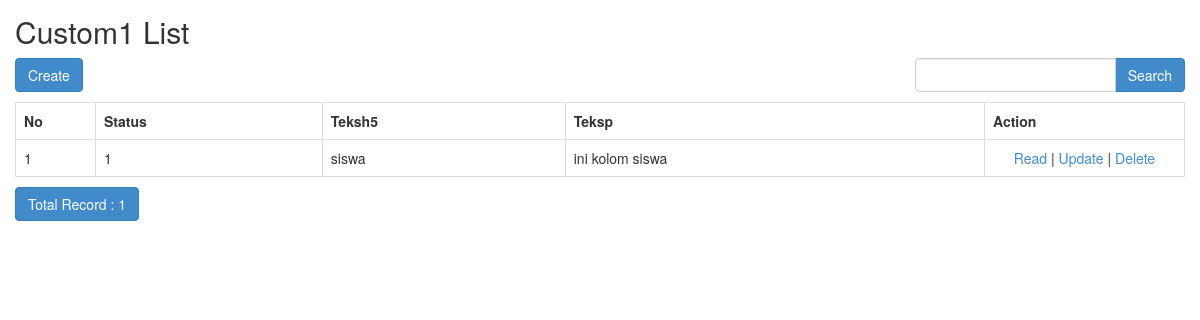
Screenshot of /sekolah/index.php/custom1 with the database file from the repository.
### tables this page shows
CREATE TABLE `custom1` (
  `id` int(11) NOT NULL,
  `status` int(1) NOT NULL,
  `teksh5` varchar(250) NOT NULL,
  `teksp` varchar(250) NOT NULL
);

### sekolah/application/controllers/Custom1.php (called while the page is built, shortened)
<?php
class Custom1 extends CI_Controller
{
    function __construct()
    {
        $this->load->model('Custom1_model');
        $this->load->library('form_validation');
    }
    public function index()
    {
        $q = urldecode($this->input->get('q', TRUE));
        $start = intval($this->input->get('start'));
        if ($q <> '') {
            $config['base_url'] = base_url() . 'custom1/index.html?q=' . urlencode($q);
            $config['first_url'] = base_url() . 'custom1/index.html?q=' . urlencode($q);
        } else {
            $config['base_url'] = base_url() . 'custom1/index.html';
            $config['first_url'] = base_url() . 'custom1/index.html';
        }
        $config['per_page'] = 10;
        $config['page_query_string'] = TRUE;
        $config['total_rows'] = $this->Custom1_model->total_rows($q);
        $custom1 = $this->Custom1_model->get_limit_data($config['per_page'], $start, $q);
        $this->load->library('pagination');
        $this->pagination->initialize($config);
        $data = array(
            'custom1_data' => $custom1,
            'q' => $q,
            'pagination' => $this->pagination->create_links(),
            'total_rows' => $config['total_rows'],
            'start' => $start,
        );
        $this->load->view('custom1/custom1_list', $data);
    }
}

### sekolah/index.php (called while the page is built, shortened)
<?php
require_once BASEPATH.'core/CodeIgniter.php';

### sekolah/application/config/config.php (called while the page is built, shortened)
<?php
$config['base_url'] = 'http://localhost/sekolah/';
$config['index_page'] = '';
$config['uri_protocol']	= 'REQUEST_URI';
$config['url_suffix'] = '.html';
$config['language']	= 'english';
$config['charset'] = 'UTF-8';
$config['enable_hooks'] = FALSE;
$config['subclass_prefix'] = 'MY_';
$config['composer_autoload'] = FALSE;
$config['permitted_uri_chars'] = 'a-z 0-9~%.:_\-';
$config['enable_query_strings'] = FALSE;
$config['controller_trigger'] = 'c';
$config['function_trigger'] = 'm';
$config['directory_trigger'] = 'd';
$config['allow_get_array'] = TRUE;
$config['log_threshold'] = 0;
$config['log_path'] = '';
$config['log_file_extension'] = '';
$config['log_file_permissions'] = 0644;
$config['log_date_format'] = 'Y-m-d H:i:s';
$config['error_views_path'] = '';
$config['cache_path'] = '';
$config['cache_query_string'] = FALSE;
$config['encryption_key'] = 'randomstring';
$config['sess_driver'] = 'files';
$config['sess_cookie_name'] = 'ci_session';
$config['sess_expiration'] = 7200;
$config['sess_save_path'] = NULL;
$config['sess_match_ip'] = FALSE;
$config['sess_time_to_update'] = 300;
$config['sess_regenerate_destroy'] = FALSE;
$config['cookie_prefix']	= '';
$config['cookie_domain']	= '';
$config['cookie_path']		= '/';
$config['cookie_secure']	= FALSE;
$config['cookie_httponly'] 	= FALSE;
$config['standardize_newlines'] = FALSE;
$config['global_xss_filtering'] = FALSE;
$config['csrf_protection'] = FALSE;
$config['csrf_token_name'] = 'csrf_test_name';
$config['csrf_cookie_name'] = 'csrf_cookie_name';
$config['csrf_expire'] = 7200;
$config['csrf_regenerate'] = TRUE;
$config['csrf_exclude_uris'] = array();
$config['compress_output'] = FALSE;
$config['time_reference'] = 'local';
$config['rewrite_short_tags'] = FALSE;
$config['proxy_ips'] = '';

### sekolah/application/models/Custom1_model.php (called while the page is built, shortened)
<?php
class Custom1_model extends CI_Model
{
    public $table = 'custom1';
    public $id = 'id';
    public $order = 'DESC';
    function total_rows($q = NULL) {
        $this->db->like('id', $q);
	$this->db->or_like('status', $q);
	$this->db->or_like('teksh5', $q);
	$this->db->or_like('teksp', $q);
	$this->db->from($this->table);
        return $this->db->count_all_results();
    }
    function get_limit_data($limit, $start = 0, $q = NULL) {
        $this->db->order_by($this->id, $this->order);
        $this->db->like('id', $q);
	$this->db->or_like('status', $q);
	$this->db->or_like('teksh5', $q);
	$this->db->or_like('teksp', $q);
	$this->db->limit($limit, $start);
        return $this->db->get($this->table)->result();
    }
}

### sekolah/application/views/custom1/custom1_list.php (the view, shortened to what this page needs)
<!doctype html>
<html>
    <head>
        <link rel="stylesheet" href="<?php echo base_url('assets/bootstrap/css/bootstrap.min.css') ?>"/>
    </head>
    <body>
        <h2 style="margin-top:0px">Custom1 List</h2>
        <div class="row" style="margin-bottom: 10px">
            <div class="col-md-4">
                <?php echo anchor(site_url('custom1/create'),'Create', 'class="btn btn-primary"'); ?>
            </div>
            <div class="col-md-4 text-center">
            </div>
            <div class="col-md-1 text-right">
            </div>
            <div class="col-md-3 text-right">
                <form action="<?php echo site_url('custom1/index'); ?>" class="form-inline" method="get">
                    <div class="input-group">
                        <input type="text" class="form-control" name="q" value="<?php echo $q; ?>">
                        <span class="input-group-btn">
                          <button class="btn btn-primary" type="submit">Search</button>
                        </span>
                    </div>
                </form>
            </div>
        </div>
        <table class="table table-bordered" style="margin-bottom: 10px">
            <tr>
                <th>No</th>
		<th>Status</th>
		<th>Teksh5</th>
		<th>Teksp</th>
		<th>Action</th>
            </tr><?php
            foreach ($custom1_data as $custom1)
            {
                ?>
                <tr>
			<td width="80px"><?php echo ++$start ?></td>
			<td><?php echo $custom1->status ?></td>
			<td><?php echo $custom1->teksh5 ?></td>
			<td><?php echo $custom1->teksp ?></td>
			<td style="text-align:center" width="200px">
				<?php
				echo anchor(site_url('custom1/read/'.$custom1->id),'Read');
				echo ' | ';
				echo anchor(site_url('custom1/update/'.$custom1->id),'Update');
				echo ' | ';
				echo anchor(site_url('custom1/delete/'.$custom1->id),'Delete','onclick="javasciprt: return confirm(\'Are You Sure ?\')"');
				?>
			</td>
		</tr>
                <?php
            }
            ?>
        </table>
        <div class="row">
            <div class="col-md-6">
                <a href="#" class="btn btn-primary">Total Record : <?php echo $total_rows ?></a>
	    </div>
            <div class="col-md-6 text-right">
            </div>
        </div>
    </body>
</html>

### sekolah/application/views/custom1/custom1_list.php (style rules this page uses)
body { padding: 15px; }

### rows the page displays
custom1: status "1", teksh5 "siswa", teksp "ini kolom siswa", id "Read", id "Update", id "Delete"

### other values shown
anchor(site_url('custom1/create'),'Create', 'class="btn btn-primary"') "Create"
$total_rows "1"
